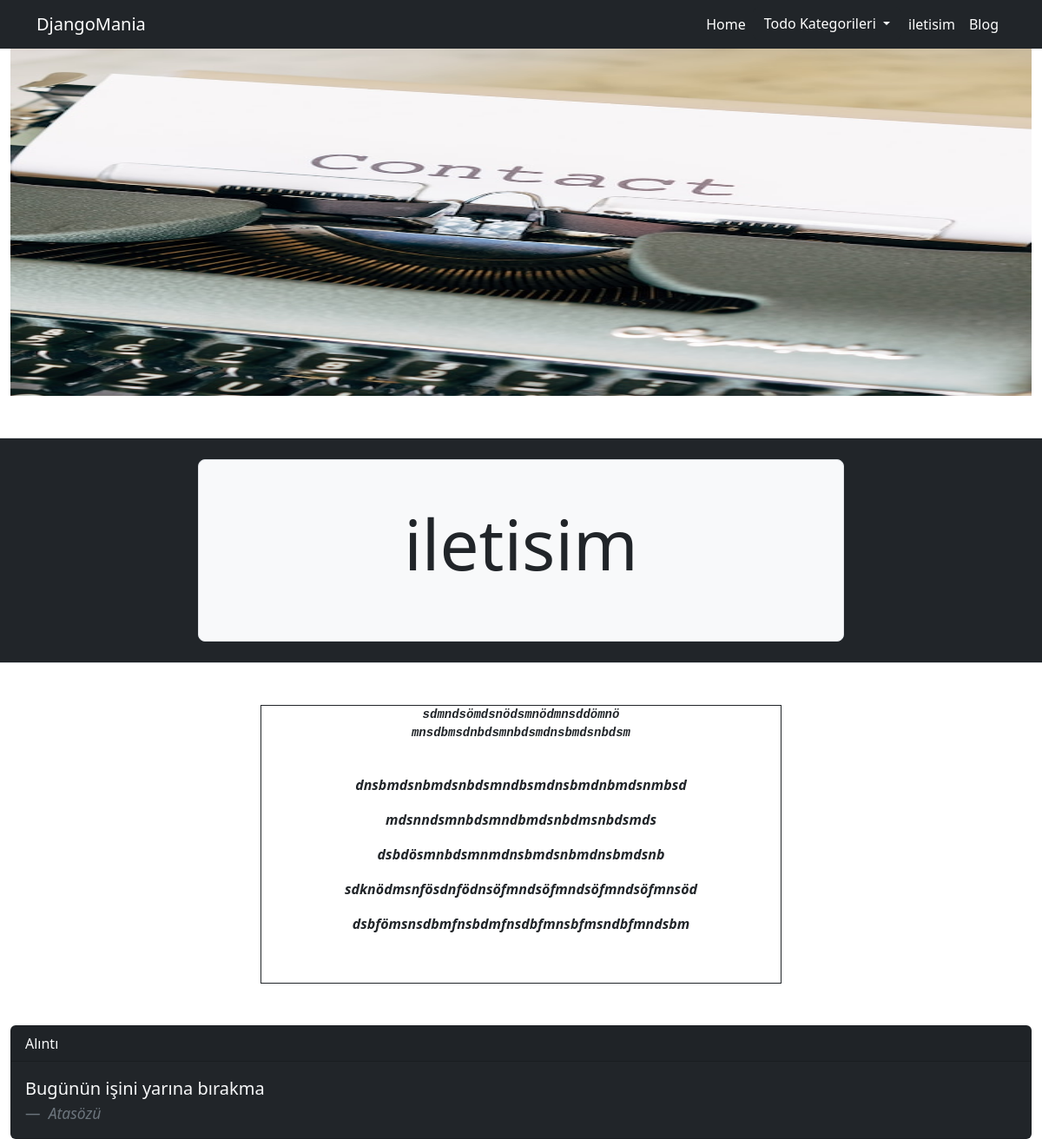
The page /page/hakkimizda-2/ on the database its author committed.
### page/models.py (models this page shows, shortened)
class Page(models.Model):
    user = models.ForeignKey(User,on_delete=models.CASCADE)
    title = models.CharField(max_length=200)
    slug = AutoSlugField(populate_from = "title",unique = True,)
    is_active = models.BooleanField(default=False)
    created_at = models.DateTimeField(auto_now_add=True)
    updated_at = models.DateTimeField(auto_now=True)
    cover = models.ImageField(upload_to='cover')
    content = HTMLField( blank=True,null=True )
    def get_absolute_url(self):
        return reverse(
            "page:page_view",
            kwargs={
                "page_slug":self.slug
            }
        )

### page/views.py (the view)
# urls.py: path("<slug:page_slug>/",page_view,name="page_view")
def page_view(request,page_slug):
    page = get_object_or_404(Page,slug=page_slug)
    context = dict(
        page=page,
        page_title=page.title,
    )
    return render(request,"page/page_detail.html",context)

### config/global_context_processors.py (called while the page is built)
def global_todo_categories_context(request):
    return dict(
        global_todo_categories=TodoCategory.objects.filter(is_active=True)
    )

def global_page_context(request):
    return dict(
        global_pages=Page.objects.filter(is_active=True)
    )

### todo/models.py (called while the page is built)
    def __str__(self):
        return self.title

    def get_absolute_url(self):
        return reverse(
            "todo:category_detail_view",
            kwargs={
                "category_slug":self.slug
            }
        )

### page/templates/page/page_detail.html (shortened to what this page needs)
{% extends "core/base.html" %}
{% block content%}
    <div class="container-fluid ">
        <div class="row mb-5">
                <img  src="{{ page.cover.url }}" alt="My image" width="400" height="400">
        </div>
        {% include "page/components/hero_component.html" %}
    <div class="row mt-5 mb-5  ">
        <div class="col-sm-6 offset-sm-3 border border-dark ">
            {{ page.content|safe }}
        </div>
        </div>
    {% endblock %}

### templates/core/navbar.html (shortened to what this page needs)
<nav class="navbar navbar-expand-lg  bg-dark navbar-dark">
    <div class="container">
      <a class="navbar-brand" href="/">DjangoMania</a>
      <div class="collapse navbar-collapse " id="navbarNavAltMarkup">
        <div class="navbar-nav ms-auto">
          <a class="nav-link active" aria-current="page" href="/">Home</a>
          <div class="dropdown">
            <a class="btn btn-dark dropdown-toggle" href="#" role="button" data-bs-toggle="dropdown" aria-expanded="false">
             Todo Kategorileri
            </a>
          </div>
          {% for page in global_pages %}
          <a class="nav-link active" aria-current="page" href="{{  page.get_absolute_url }}">{{ page.title }}</a>
          {% endfor %}
          <a class="nav-link active" aria-current="page" href="{% url 'blog:all_post_view' %}">Blog</a>
        </div>
      </div>
    </div>
  </nav>

### page/templates/page/components/hero_component.html (shortened to what this page needs)
 <div class="row bg-dark p-4 border-bottom border-top">
    <div class="col-sm-8 offset-sm-2">
        <div class="h-100 p-5 bg-light border rounded-3">
            <h2 class="text-center display-1">{{ page_title }}</h2>
        </div>
    </div>
</div>

### rows shown on the page
Page: title "iletisim", cover (picture), content "sdmndsömdsnödsmnödmnsddömnö mnsdbmsdnbdsmnbdsmdnsbmdsnbdsm dnsbmdsnbmdsnbdsmndbsmdnsbmdnbmdsnmbsd mdsnndsmnbdsmndbmdsnbdmsnbdsmds dsbdösmnbdsmnmdnsbmdsnbmdnsbmdsnb sdknödmsnfösdnfödnsöfmndsöfmndsöfmndsöfmnsöd dsbfömsnsdbmfnsbdmfnsdbfmnsbfmsndbfmndsbm"
